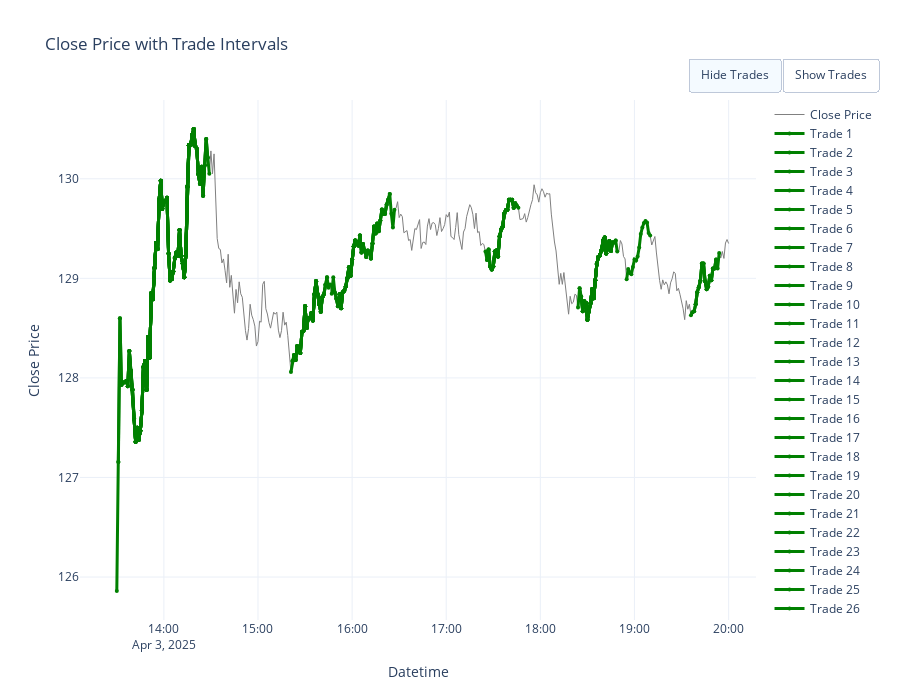

The notebook cell this image was saved under:
### Code cell
plot_trades(df_test, final_trades)
